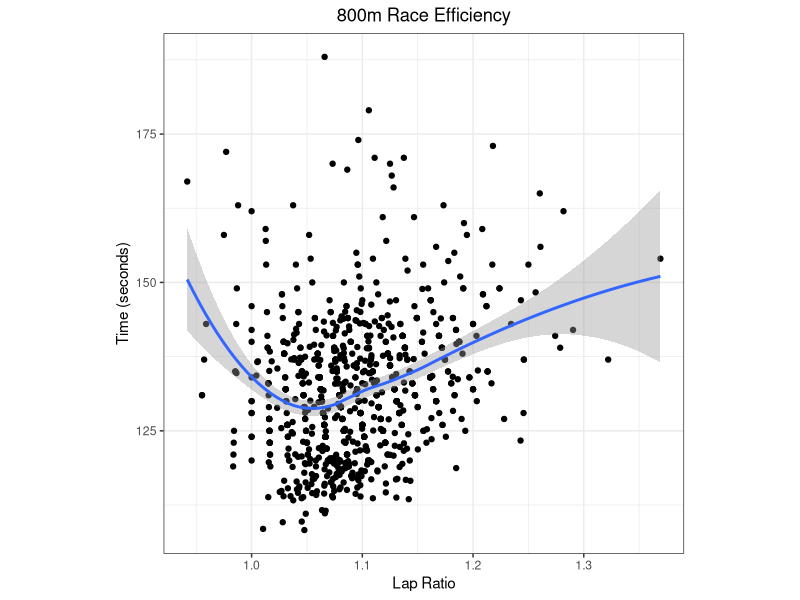
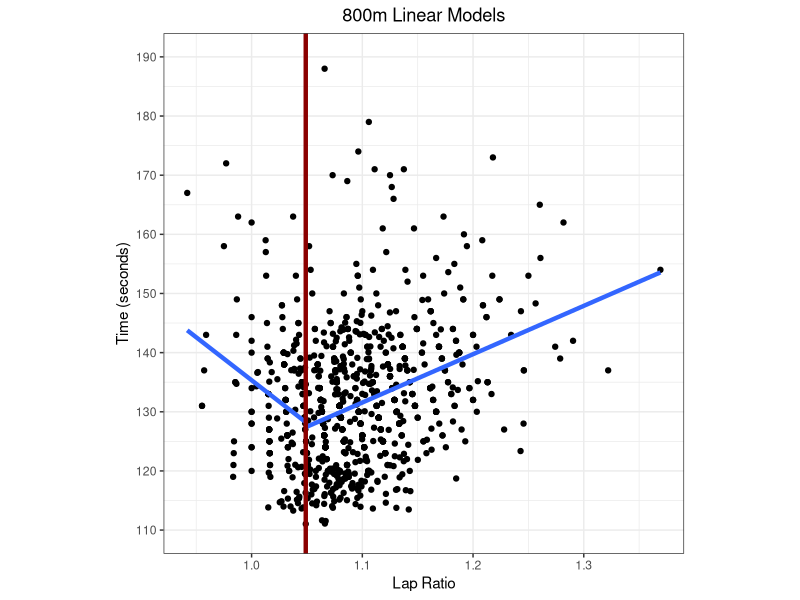
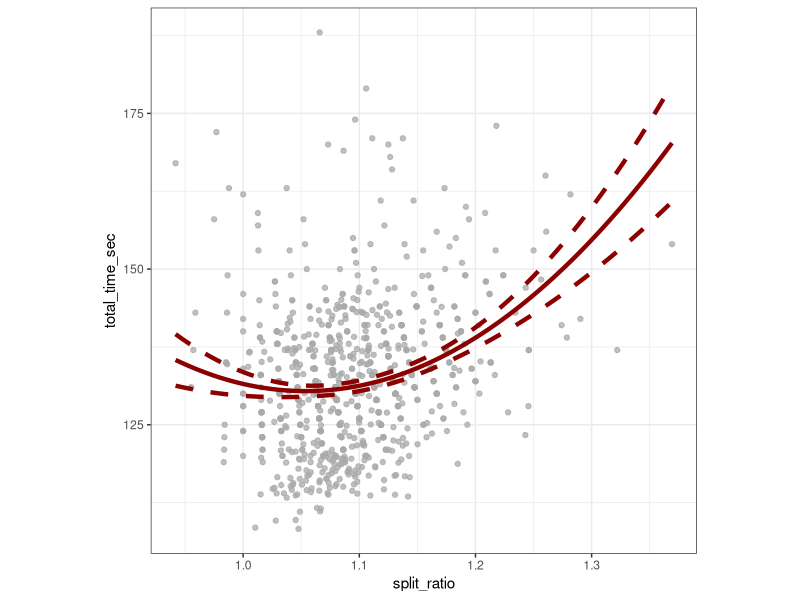
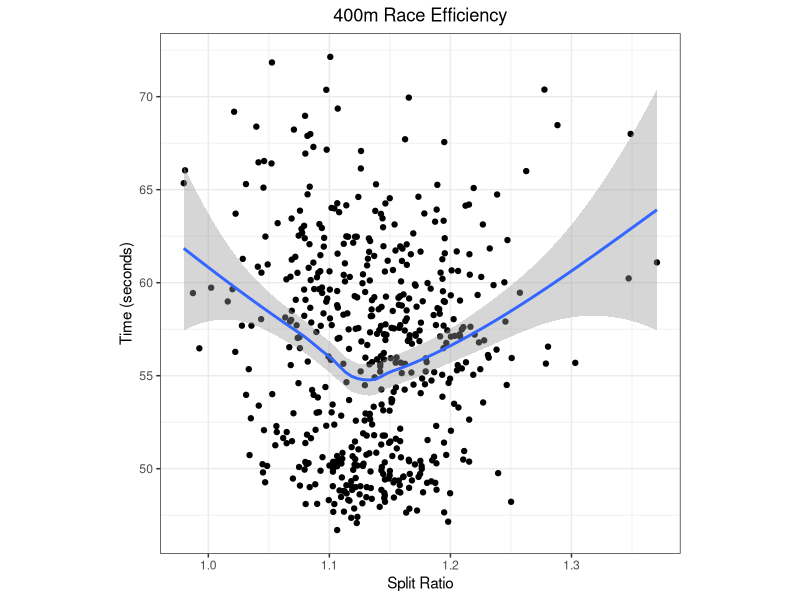
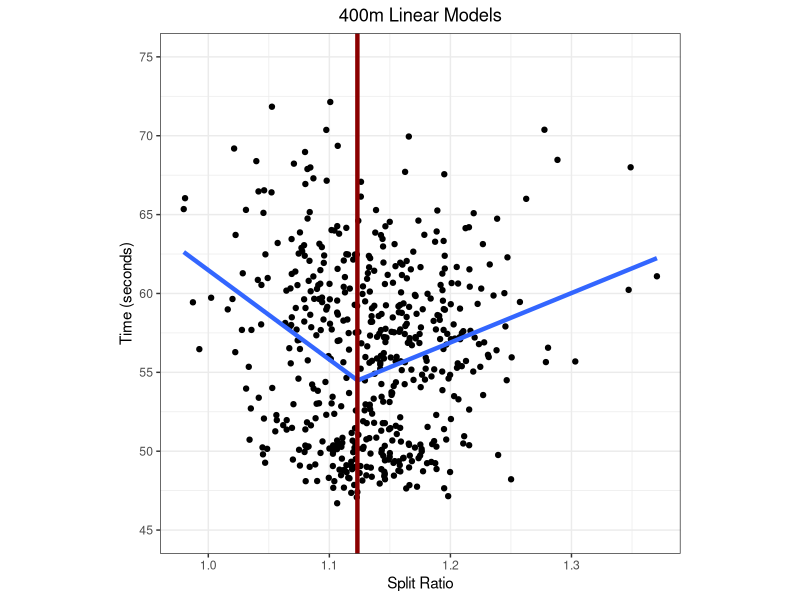
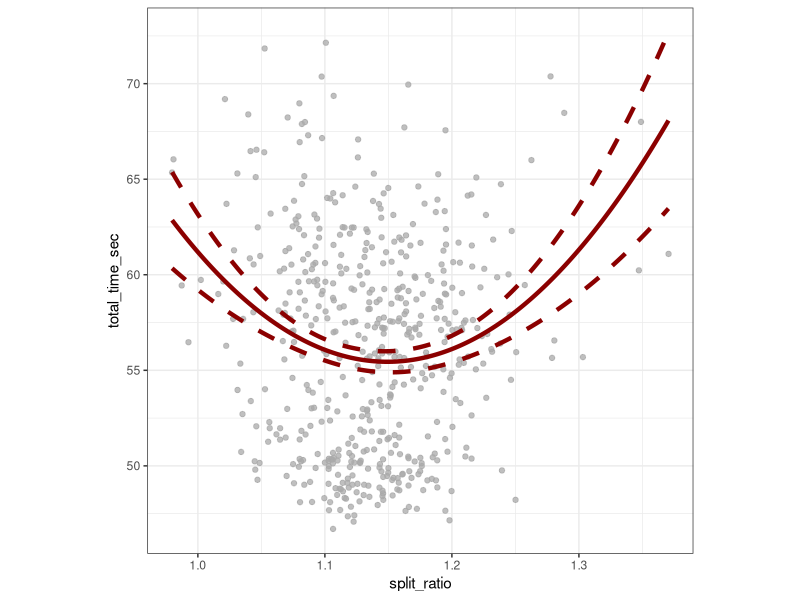

Here is the R script that generated these plots, in order:
## ---- chunk 1
# Remove code, warnings, messages, and errors when knitting, put all figures in center
knitr::opts_chunk$set(echo = FALSE, 
                      warning = FALSE, 
                      message = FALSE, 
                      error = FALSE, 
                      fig.align = 'center')

library(tidyverse)  # Pipelines, etc.
library(ggfortify)  # Linear Model plotting in [ggplot]
library(kableExtra)  # HTML table styling so it doesn't look like the R console

rm(list = ls())


# Function to simplify adding kable tables. Makes titles bold.
addKable <- function(data, caption){
  data %>% 
    kbl(caption = paste0("<b>", caption),
        align = "l") %>%
    kable_styling(bootstrap_options = c("striped"),
                  full_width = FALSE,
                  position = "left")
}

# Make all the NA values in kable tables empty
options(knitr.kable.NA = "")

# Plot themes
theme_sq <- theme_bw() + theme(aspect.ratio = 1)
theme_wide <-  theme_bw() + theme(aspect.ratio = 1/1.618)
## ---- chunk 2
library(segmented)

data2 <- read.csv("track800m.csv")

data2 <- data2 %>% mutate(ratio = lap_2 / lap_1)

lapsFreq <- data2 %>% 
  group_by(lap_1, lap_2) %>% 
  summarise(freq = n()) %>% 
  arrange(desc(freq))

data3 <- left_join(data2, lapsFreq,
                   by = c("lap_1", "lap_2"))

laps <- data3 %>%
  dplyr::select(athlete = runner, first_400 = lap_1, second_400 = lap_2, split_ratio = ratio) %>%
  mutate(total_time_sec = first_400 + second_400) %>%
  dplyr::select(athlete, first_400, second_400, total_time_sec, split_ratio)

nbni <- read_csv('2023_nbni_800m.csv') %>% 
  mutate(split_ratio = second_400 / first_400) %>%
  dplyr::select(athlete, first_400, second_400, total_time_sec = time_sec, split_ratio)

ncaa_east <- read_csv('2023_ncaa_east_prelims_800m.csv') %>%
  mutate(split_ratio = second_400 / first_400) %>%
  dplyr::select(time_sec, split_ratio)

ncaa_west <- read_csv('2023_ncaa_west_prelims_800m.csv') %>%
  mutate(split_ratio = second_400 / first_400) %>%
  dplyr::select(time_sec, split_ratio)

cooper <- laps
  

data_combined <- nbni %>% bind_rows(cooper)  # Not including ncaa prelims because it has too much championship racing biases; they're running more negative splits/altering race speed as part of strategy whereas the rest of the data are based on efforts to run as fast as possible

# readr::write_csv(data_combined, '800m_data_combined_processed.csv')
## ---- chunk 3
plot_800_smooth <- ggplot(data_combined, aes(x = split_ratio, y = total_time_sec)) +
  geom_point() + 
  geom_smooth() +
  theme_bw() + 
  theme(aspect.ratio = 1)

model_800 <- lm(total_time_sec ~ split_ratio, data = data_combined)
bpoint_800 <- segmented::segmented(model_800, npsi = 1)$psi[2]  # 1.049


plot_800_linear <- ggplot(data_combined, aes(x = split_ratio, y = total_time_sec)) + 
  geom_point() + 
  geom_smooth(data = data_combined %>% filter(split_ratio <= bpoint_800),
    method = 'lm', se = FALSE, size = 1.5) +
  geom_smooth(data = data_combined %>% filter(split_ratio > bpoint_800),
    method = 'lm', se = FALSE, size = 1.5) +
  geom_vline(xintercept = c(bpoint_800), color = 'darkred', size = 1.5) +
  theme_bw() + 
  theme(aspect.ratio = 1) + 
  scale_y_continuous(limits = c(110, 190),
                     breaks = seq(110, 190, 10))
## ---- chunk 4
plot_800_smooth + 
  labs(x = 'Lap Ratio',
       y = 'Time (seconds)',
       title = '800m Race Efficiency') + 
  theme(plot.title = element_text(hjust = 0.5))
## ---- chunk 5
plot_800_linear + 
  labs(title = '800m Linear Models',
       x = 'Lap Ratio',
       y = 'Time (seconds)') + 
  theme(plot.title = element_text(hjust = 0.5))
## ---- chunk 6
data_combined_quadr <- data_combined %>% mutate(split_ratio_2 = split_ratio**2)
quadr_800_model <- lm(total_time_sec ~ split_ratio + split_ratio_2, data = data_combined_quadr)

ratio_vals <- seq(min(data_combined_quadr$split_ratio), 
                  max(data_combined_quadr$split_ratio), 
                  0.0001)
predicted_vals <- predict(quadr_800_model, 
                          list(split_ratio = ratio_vals, split_ratio_2 = ratio_vals**2))
predicted_ci <- predict(quadr_800_model, 
                        list(split_ratio = ratio_vals, split_ratio_2 = ratio_vals**2), 
                        interval = 'confidence')


print(paste('Approximate Global Minimum:', ratio_vals[which.min(predicted_vals)] %>% round(4)))  # 1.0537



ggplot() + 
  geom_point(data = data_combined,
             aes(x = split_ratio, y = total_time_sec),
             alpha = 0.75,
             color = 'darkgrey') + 
  geom_line(data = tibble(ratio_vals, predicted_vals), 
            aes(x = ratio_vals, y = predicted_vals),
            size = 1.5,
            color = 'darkred') + 
  geom_line(data = predicted_ci,
            aes(x = ratio_vals, y = upr),
            size = 1.5,
            color = 'darkred',
            lty = 2) + 
  geom_line(data = predicted_ci,
            aes(x = ratio_vals, y = lwr),
            size = 1.5,
            color = 'darkred',
            lty = 2) +
  theme_sq
## ---- chunk 7
data_400 <- read_csv('2023_nbni_400m.csv')
# glimpse(data)

data_400 <- data_400 %>% mutate(split_ratio = second_200 / first_200)
## ---- chunk 8
ggplot(data_400, aes(x = split_ratio, y = total_time_sec)) + 
  geom_point() + 
  geom_smooth() +
  labs(x = 'Split Ratio',
       y = 'Time (seconds)',
       title = '400m Race Efficiency') + 
  theme_sq + 
  theme(plot.title = element_text(hjust = 0.5))

model_400 <- lm(total_time_sec ~ split_ratio, data = data_400)
bpoint_400 <- segmented::segmented(model_400, npsi = 1)$psi[2]  # 1.123

ggplot(data_400, aes(x = split_ratio, y = total_time_sec)) + 
  geom_point() + 
  geom_smooth(data = data_400 %>% filter(split_ratio <= bpoint_400),
    method = 'lm', se = FALSE, size = 1.5) +
  geom_smooth(data = data_400 %>% filter(split_ratio > bpoint_400),
    method = 'lm', se = FALSE, size = 1.5) +
  geom_vline(xintercept = c(bpoint_400), color = 'darkred', size = 1.5) +
  theme_bw() + 
  theme(aspect.ratio = 1) + 
  scale_y_continuous(limits = c(45, 75),
                     breaks = seq(45, 75, 5)) + 
  labs(x = 'Split Ratio',
       y = 'Time (seconds)',
       title = '400m Linear Models') + 
  theme(plot.title = element_text(hjust = 0.5))
## ---- chunk 9
data_400_quadr <- data_400 %>% mutate(split_ratio_2 = split_ratio**2)
quadr_400_model <- lm(total_time_sec ~ split_ratio + split_ratio_2, data = data_400_quadr)

ratio_vals_400 <- seq(min(data_400_quadr$split_ratio), 
                  max(data_400_quadr$split_ratio), 
                  0.0001)
predicted_vals_400 <- predict(quadr_400_model, 
                          list(split_ratio = ratio_vals_400, split_ratio_2 = ratio_vals_400**2))
predicted_ci_400 <- predict(quadr_400_model, 
                        list(split_ratio = ratio_vals_400, split_ratio_2 = ratio_vals_400**2), 
                        interval = 'confidence')

print(paste('Approximate Global Minimum:', ratio_vals_400[which.min(predicted_vals_400)] %>% round(4)))    # 1.1492

ggplot() + 
  geom_point(data = data_400,
             aes(x = split_ratio, y = total_time_sec),
             alpha = 0.75,
             color = 'darkgrey') + 
  geom_line(data = tibble(ratio_vals_400, predicted_vals_400), 
            aes(x = ratio_vals_400, y = predicted_vals_400),
            size = 1.5,
            color = 'darkred') + 
  geom_line(data = predicted_ci_400,
            aes(x = ratio_vals_400, y = upr),
            size = 1.5,
            color = 'darkred',
            lty = 2) + 
  geom_line(data = predicted_ci_400,
            aes(x = ratio_vals_400, y = lwr),
            size = 1.5,
            color = 'darkred',
            lty = 2) +
  theme_sq
